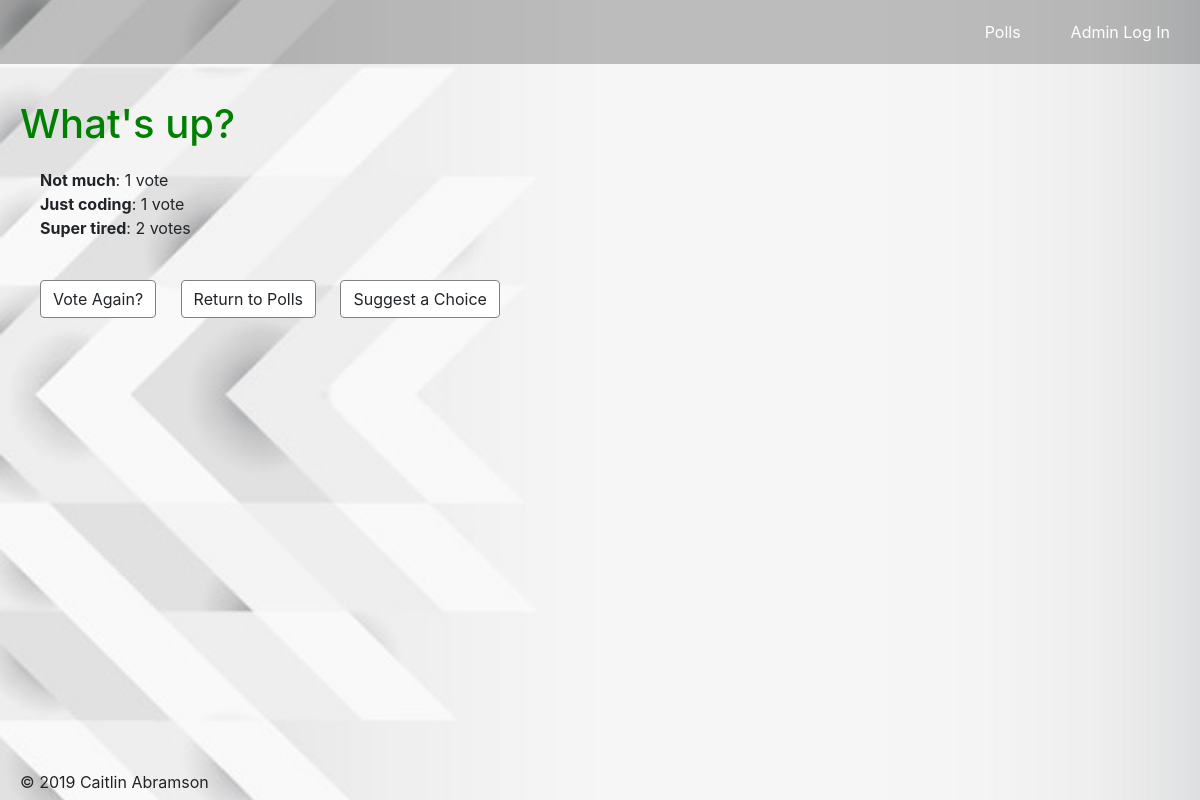
Page /polls/1/results/ on the committed database.
### polls/models.py (models this page shows, shortened)
class Question(models.Model):
    question_text = models.CharField(max_length=200)
    pub_date = models.DateTimeField('date published')

class Choice(models.Model):
    question = models.ForeignKey(Question,
        on_delete=models.CASCADE)
    choice_text = models.CharField(max_length=200)
    votes = models.IntegerField(default=0)

### polls/views.py (the view)
# urls.py: path('<int:pk>/results/', views.ResultsView.as_view(), name='results'),
class ResultsView(generic.DetailView):
    model = Question
    template_name = 'polls/results.html'

### polls/templates/polls/results.html (shortened to what this page needs)
<!DOCTYPE html>
<head>
    {% load staticfiles %}
    <link rel='stylesheet' type='text/css' href="/static/polls/css/bootstrap.min.css" />
    <link rel="stylesheet" type="text/css" href="{% static 'polls/style.css' %}">
</head>
<body>
    <div class="nav">
        <ul>
            <li class="nav_link"> <a href="http://127.0.0.1:8000/admin/"> Admin Log In</a> </li>
            <li class="nav_link"><a href="{% url 'polls:index' %}"> Polls </a></li>
        </ul>
    </div>
    <div class="header">
        <h1 class="question_label">{{ question.question_text }}</h1>
    </div>
    <div class="results_list">
        <ul>
            {% for choice in question.choice_set.all %}
                <li><strong>{{ choice.choice_text }}</strong>: {{ choice.votes }} vote{{ choice.votes|pluralize }}</li>
            {% endfor %}
        </ul>
    </div>
    <div class="buttons">
        <a class="btn btn-default" href="{% url 'polls:detail' question.id %}" role="button">Vote Again?</a>
        <a class="btn btn-default" href="{% url 'polls:index' %}" role="button">Return to Polls</a>
        <a class="btn btn-default" href="{% url 'polls:suggestions' question.id %}" role="button">Suggest a Choice</a>
    </div>
    <div class="footer">
        <p>&copy; 2019 Caitlin Abramson</p>
</body>

### polls/static/polls/style.css (style rules this page uses)
body { background: url("images/background.jpg") no-repeat; background-size: cover; background-position: left; background-attachment: fixed; }
.header, .buttons, .poll_list { margin-left: 20px; margin-top: 20px; }
.buttons .btn { margin-left: 20px; }
.btn { margin-top: 20px; background-color: white; border-color: grey; border-width: 0.5pt; }
.question_label { color: green; }
ul { list-style-type: none; text-decoration: none; }
li a { color: green; }
.nav ul { width: 100%; background-color:rgba(51, 53, 51, 0.3); }
.nav a { display: block; padding: 20px; padding-right: 30px; color: white; }
.nav li { float: right; }
.footer { left: 0; bottom: 0; width: 100%; padding-left: 20px; position: fixed; height: 20px; margin-bottom: 10px; }
.background_container, .footer { display: block; }
.results_list { margin-top: 20px; }

### rows in the picture
Question: question_text "What's up?"
Choice: choice_text "Not much", votes "1"
Choice: choice_text "Just coding", votes "1"
Choice: choice_text "Super tired", votes "2"
